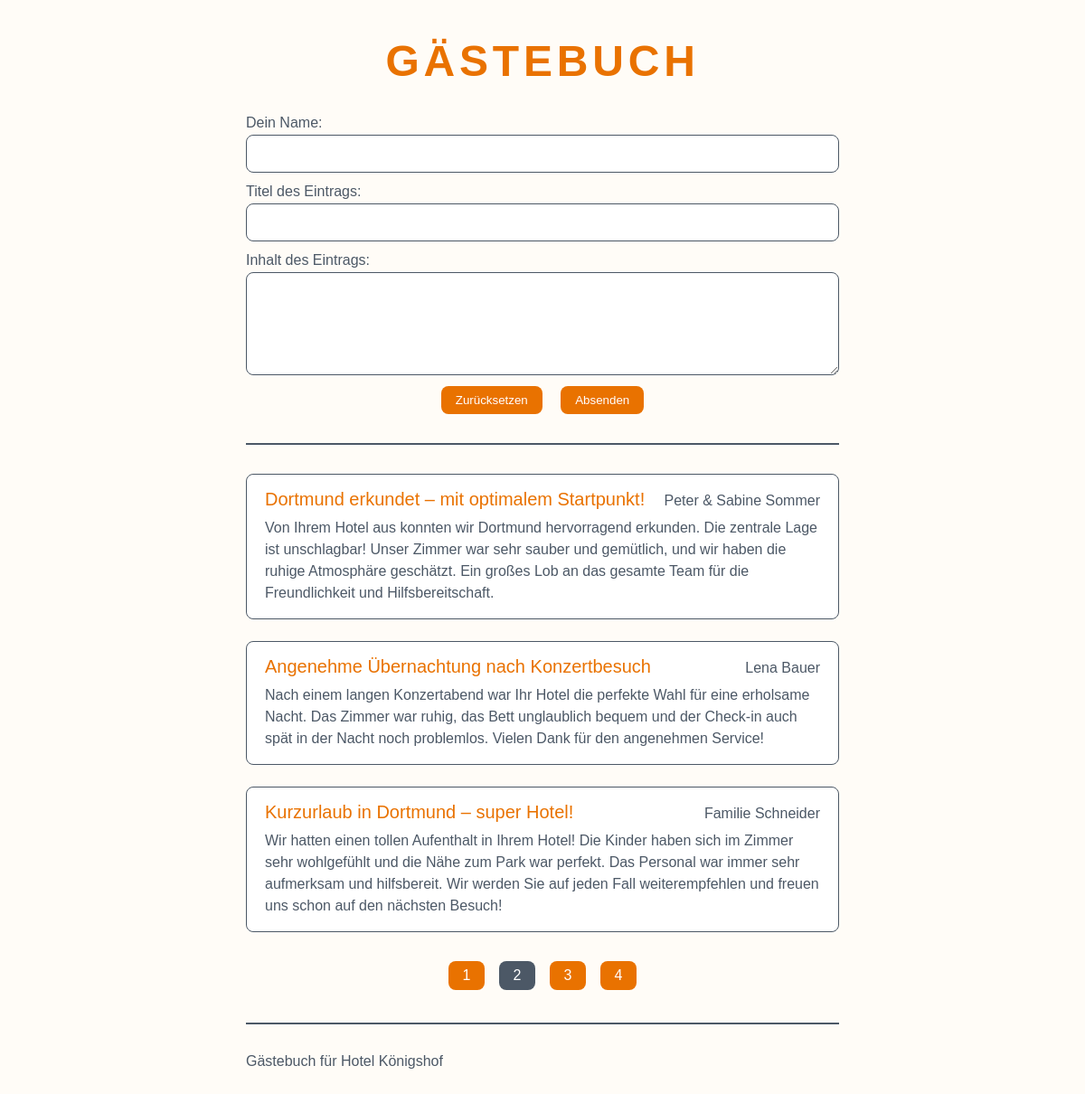
The app's page /index.php?page=2 with its own data.
### tables this page shows
CREATE TABLE `entries` (
  `id` int(11) NOT NULL,
  `name` varchar(200) NOT NULL,
  `title` varchar(200) NOT NULL,
  `content` varchar(10000) NOT NULL
);

### index.php (called while the page is built, shortened)
<?php
require_once __DIR__ . '/inc/db-connect.php';
require_once __DIR__ . '/inc/functions.php';
$perPage = 3;
$currentPage = 1;
if (isset($_GET['page'])) {
    $currentPage = @(int) $_GET['page'];
}
$stmtCount = $pdo->prepare('SELECT COUNT(*) AS `count` FROM `entries`');
$stmtCount->execute();
$countTotal = $stmtCount->fetch(PDO::FETCH_ASSOC)['count'];
$stmt = $pdo->prepare('SELECT * FROM `entries` ORDER BY `id` DESC LIMIT :offset, :perPage');
$stmt->bindValue('perPage', $perPage, PDO::PARAM_INT);
$stmt->bindValue('offset', ($currentPage - 1) * $perPage, PDO::PARAM_INT);
$stmt->execute();
$entries = $stmt->fetchAll(PDO::FETCH_ASSOC);
require __DIR__ . '/views/index.view.php';

### inc/functions.php (called while the page is built)
<?php
function e($html)
{
    return htmlspecialchars($html, ENT_QUOTES, 'UTF-8', true);
}

### views/index.view.php (the view, shortened to what this page needs)
<!DOCTYPE html>
<html lang="de">
<head>
    <link rel="stylesheet" type="text/css" href="./styles/lib/montserrat/webfonts/Montserrat.css" />
    <link rel="stylesheet" type="text/css" href="./styles/main.css" />
</head>
<body>
    <div class="container">
        <h1 class="guestbook-heading">Gästebuch</h1>
        <form method="POST" action="submit.php">
            <label class="guestbook-entry-label" for="name">Dein Name:</label>
            <input
                required="required"
                class="guestbook-entry-input"
                type="text"
                id="name"
                name="name" />
            <label class="guestbook-entry-label" for="title">Titel des Eintrags:</label>
            <input
                required="required"
                class="guestbook-entry-input"
                type="text"
                id="title"
                name="title" />
            <label class="guestbook-entry-label" for="content">Inhalt des Eintrags:</label>
            <textarea
                required="required"
                rows="4"
                class="guestbook-entry-input"
                type="text"
                id="content"
                name="content"></textarea>
            <div class="guestbook-form-buttons">
                <input class="button" type="reset" value="Zurücksetzen">
                <input class="button" type="submit" value="Absenden">
            </div>
        </form>
        <hr class="guestbook-separator" />
        <?php foreach ($entries as $entry): ?>
            <?php
            $paragraphs = explode("\n", $entry['content']);
            $filteredParagraphs = [];
            foreach ($paragraphs as $paragraph) {
                $paragraph = trim($paragraph);
                if (strlen($paragraph) > 0) {
                    $filteredParagraphs[] = $paragraph;
                }
            }
            ?>
            <div class="guestbook-entry">
                <div class="guestbook-entry-header">
                    <h3 class="guestbook-entry-title">
                        <?php echo e($entry['title']); ?>
                    </h3>
                    <span class="guestbook-entry-author">
                        <?php echo e($entry['name']); ?>
                    </span>
                </div>
                <div class="guestbook-entry-content">
                    <?php foreach ($filteredParagraphs as $p): ?>
                        <p><?php echo e($p); ?></p>
                    <?php endforeach; ?>
                </div>
            </div>
        <?php endforeach; ?>
        <?php
        $numPages = ceil($countTotal / $perPage);
        ?>
        <?php if ($numPages > 1): ?>
            <ul class="guestbook-pagination">
                <?php for ($x = 1; $x <= $numPages; $x++): ?>
                    <li class="guestbook-pagination-li">
                        <a
                            class="guestbook-pagination-a<?php if ($x === $currentPage): ?> guestbook-pagination-active<?php endif; ?>"
                            href="index.php?<?php echo http_build_query(['page' => $x]); ?>">
                            <?php echo e($x); ?>
                        </a>
                    </li>
                <?php endfor; ?>
            </ul>
        <?php endif; ?>
        <hr class="guestbook-separator" />
        <footer class="guestbook-footer">
            <p>Gästebuch für Hotel Königshof</p>
        </footer>
    </div>
</body>
</html>

### styles/main.css (style rules this page uses)
* { box-sizing: border-box; }
html { font-family: 'Montserrat', sans-serif; }
body { background-color: #fffcf7; }
.container { max-width: 45rem; padding-left: 2rem; padding-right: 2rem; margin-left: auto; margin-right: auto; }
.guestbook-heading { color: #e97200; text-transform: uppercase; text-align: center; font-size: 3rem; margin-top: 2.5rem; margin-bottom: 2rem; letter-spacing: 0.1em; }
.guestbook-entry-label { display: block; color: #4c5866; font-size: 1rem; }
.guestbook-entry-input { -webkit-appearance: none; appearance: none; display: block; width: 100%; background-color: white; color: #4c5866; border: 0.0625rem solid #4c5866; font-family: inherit; line-height: 1.5em; font-size: 1rem; padding: 0.5rem 1rem; border-radius: 0.5rem; margin-bottom: 0.75rem; margin-top: 0.25rem; }
.guestbook-form-buttons { text-align: center; }
.button { font-family: inherit; -webkit-appearance: none; appearance: none; cursor: pointer; border: 0px solid transparent; background-color: #e97200; color: white; padding: 0.5rem 1rem; margin: 0 0.5rem; border-radius: 0.5rem; }
.guestbook-separator { -webkit-appearance: none; appearance: none; margin-top: 2rem; margin-bottom: 2rem; border: 0.03125rem solid #4c5866; }
.guestbook-entry { background-color: white; color: #4c5866; border: 0.0625rem solid #4c5866; border-radius: 0.5rem; padding: 1rem 1.25rem; margin-top: 1.5rem; margin-bottom: 1.5rem; }
.guestbook-entry-title { color: #e97200; font-weight: normal; margin-top: 0; margin-bottom: 0; font-size: 1.25rem; }
.guestbook-entry-header { display: flex; justify-content: space-between; align-items: baseline; }
.guestbook-entry-author { white-space: nowrap; max-width: 50%; overflow: hidden; text-overflow: ellipsis; text-align: right; }
.guestbook-entry-content>p { margin-top: 0.5rem; margin-bottom: 0.5rem; line-height: 1.5rem; font-size: 1rem; }
.guestbook-entry-content>p:last-child { margin-bottom: 0; }
.guestbook-pagination { margin: 1.75rem -0.5rem; padding: 0; list-style-type: none; display: flex; justify-content: center; flex-wrap: wrap; }
.guestbook-pagination-a { display: block; min-width: 2.5rem; padding: 0.25rem 0.5rem; background-color: #e97200; color: white; line-height: 1.5rem; text-decoration: none; border-radius: 0.5rem; text-align: center; margin: 0.25rem 0.5rem; }
.guestbook-pagination-active, .guestbook-pagination-active:hover { background-color: #4c5866; }
.guestbook-footer { color: #4c5866; }
.guestbook-footer { margin-bottom: 2rem; }

### records on screen
entries: title "Dortmund erkundet – mit optimalem Startpunkt!", name "Peter & Sabine Sommer", p "Von Ihrem Hotel aus konnten wir Dortmund hervorragend erkunden. Die zentrale Lage ist unschlagbar! Unser Zimmer war sehr sauber und gemütlich, und wir haben die ruhige Atmosphäre geschätzt. Ein großes Lob an das gesamte Team für die Freundlichkeit und Hilfsbereitschaft."
entries: title "Angenehme Übernachtung nach Konzertbesuch", name "Lena Bauer", p "Nach einem langen Konzertabend war Ihr Hotel die perfekte Wahl für eine erholsame Nacht. Das Zimmer war ruhig, das Bett unglaublich bequem und der Check-in auch spät in der Nacht noch problemlos. Vielen Dank für den angenehmen Service!"
entries: title "Kurzurlaub in Dortmund – super Hotel!", name "Familie Schneider", p "Wir hatten einen tollen Aufenthalt in Ihrem Hotel! Die Kinder haben sich im Zimmer sehr wohlgefühlt und die Nähe zum Park war perfekt. Das Personal war immer sehr aufmerksam und hilfsbereit. Wir werden Sie auf jeden Fall weiterempfehlen und freuen uns schon auf den nächsten Besuch!"
